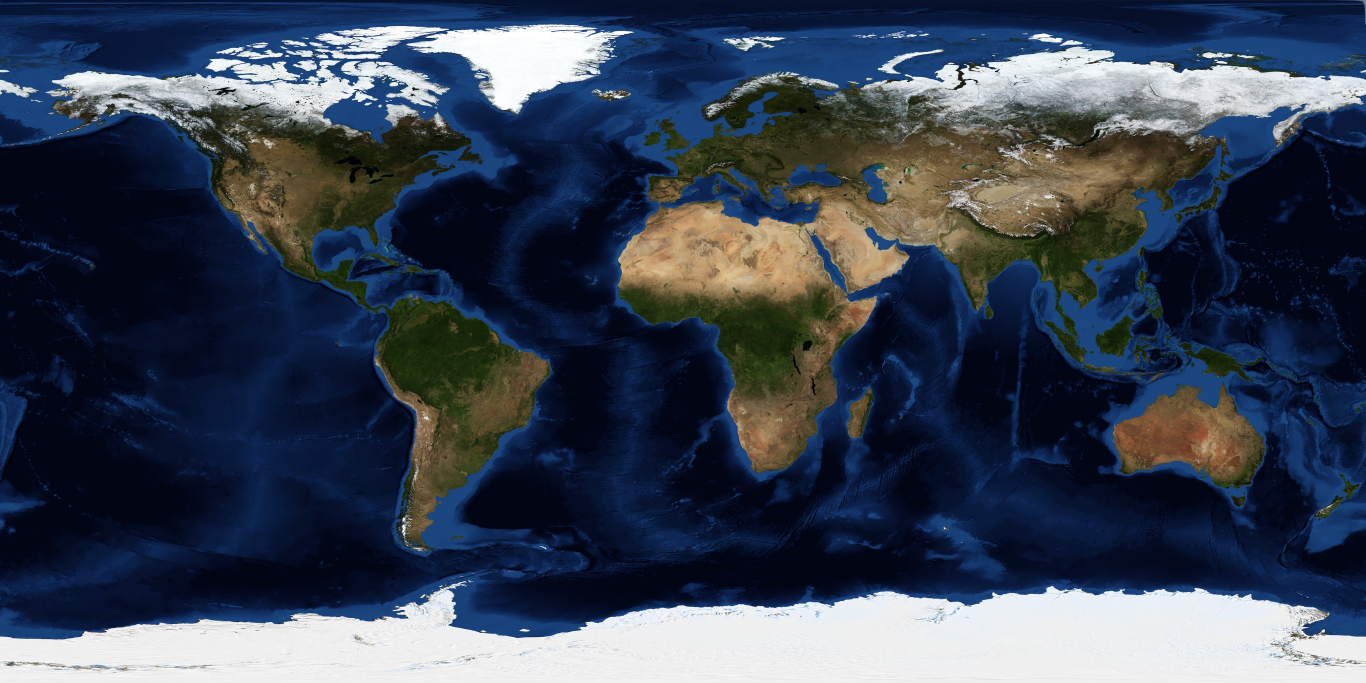
#> input picture data-raw/earth-blue-marble.jpg, 4096 x 2048 px (shown at 1/3 size)
$ python build-basemap.py
#> lines starting #> are read from the running program, lines starting #| are printed output that depends on the picture; after the words box and inside, x2 and y2 are one past the last pixel; in counts of white or black regions, pixels touching at a corner belong together
"""Builds public/img/basemap.jpg: NASA Blue Marble (public domain) colour, relief-shaded
from elevation, with a toned ocean. Run: python3 -I scripts/build-basemap.py"""
from PIL import Image, ImageEnhance
import numpy as np, os
ROOT = os.path.dirname(os.path.dirname(os.path.abspath(__file__)))
R = os.path.join(ROOT, 'data-raw') + '/'
W, H = 4096, 2048
col = np.asarray(Image.open(R+'earth-blue-marble.jpg').convert('RGB').resize((W, H), Image.LANCZOS)).astype(np.float32)/255
el = np.asarray(Image.open(R+'earth-topology.png').convert('L').resize((W, H), Image.BICUBIC)).astype(np.float32)
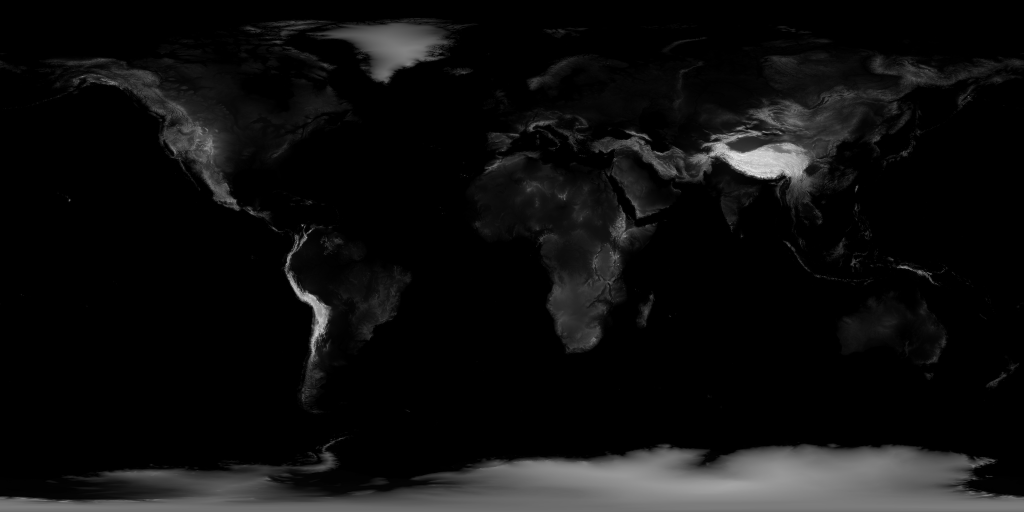
#> input picture data-raw/earth-topology.png, 2048 x 1024 px (shown at 1/2 size)
water = np.asarray(Image.open(R+'earth-water.png').convert('L').resize((W, H), Image.BILINEAR)).astype(np.float32)/255
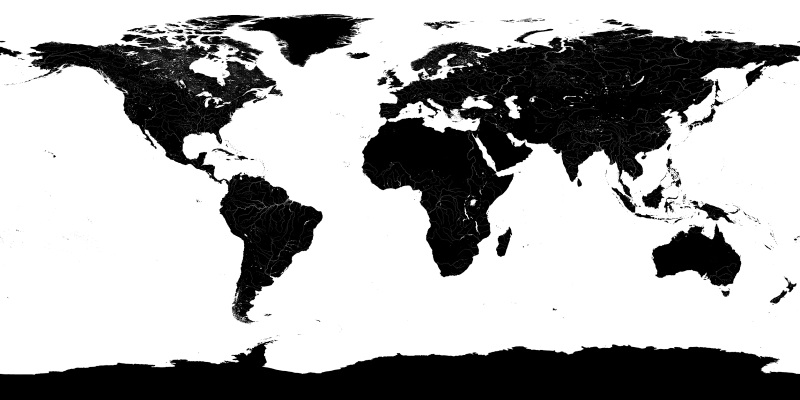
#> input picture data-raw/earth-water.png, 1600 x 800 px (shown at 1/2 size)
gy, gx = np.gradient(el)
az, alt, z = np.radians(315), np.radians(40), 3.2
slope = np.arctan(z*np.hypot(gx, gy)/8); aspect = np.arctan2(-gx, gy)
hs = np.sin(alt)*np.cos(slope)+np.cos(alt)*np.sin(slope)*np.cos(az-aspect)
hs = np.clip(hs, 0, 1); hs = (hs-hs.mean())+0.72
shade = np.clip(hs, 0.35, 1.25)[..., None]
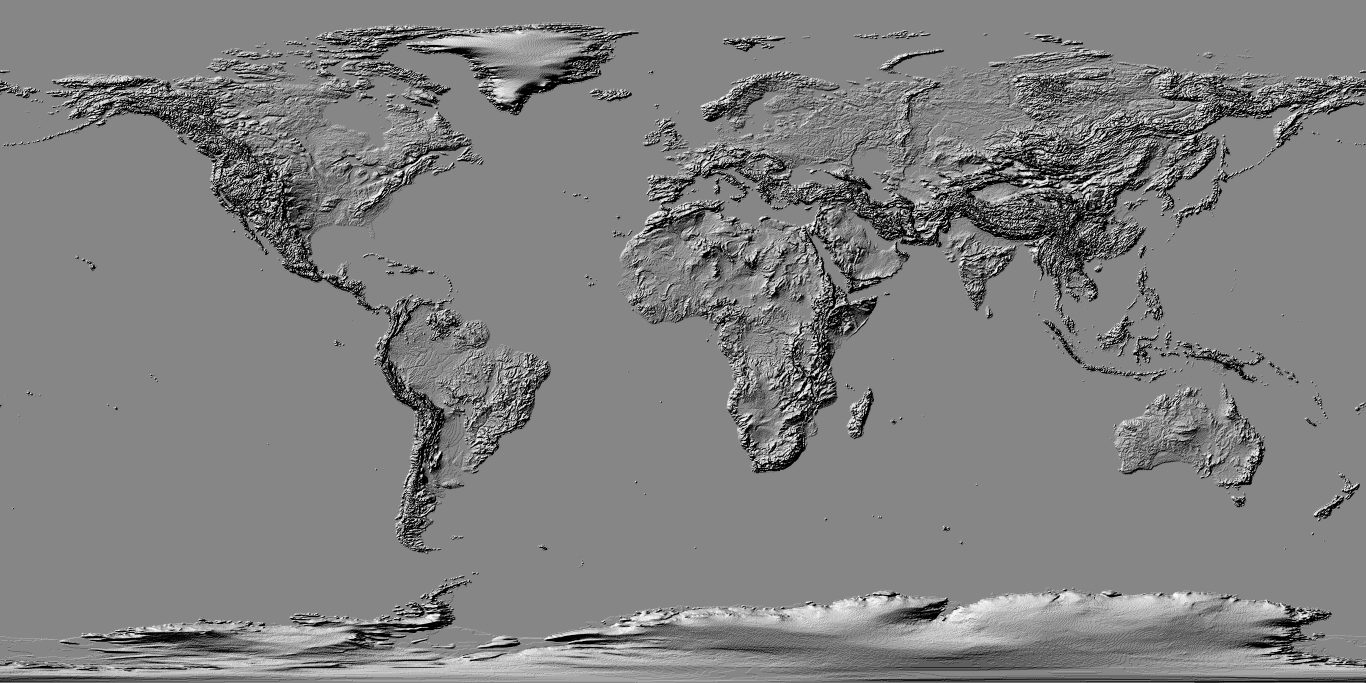
#> shade: shape (2048, 4096, 1) float32 (shown at 1/3 size); min 0.35, max 1.1, mean 0.73; drawn with min black and max white
land = (water < 0.5)[..., None]
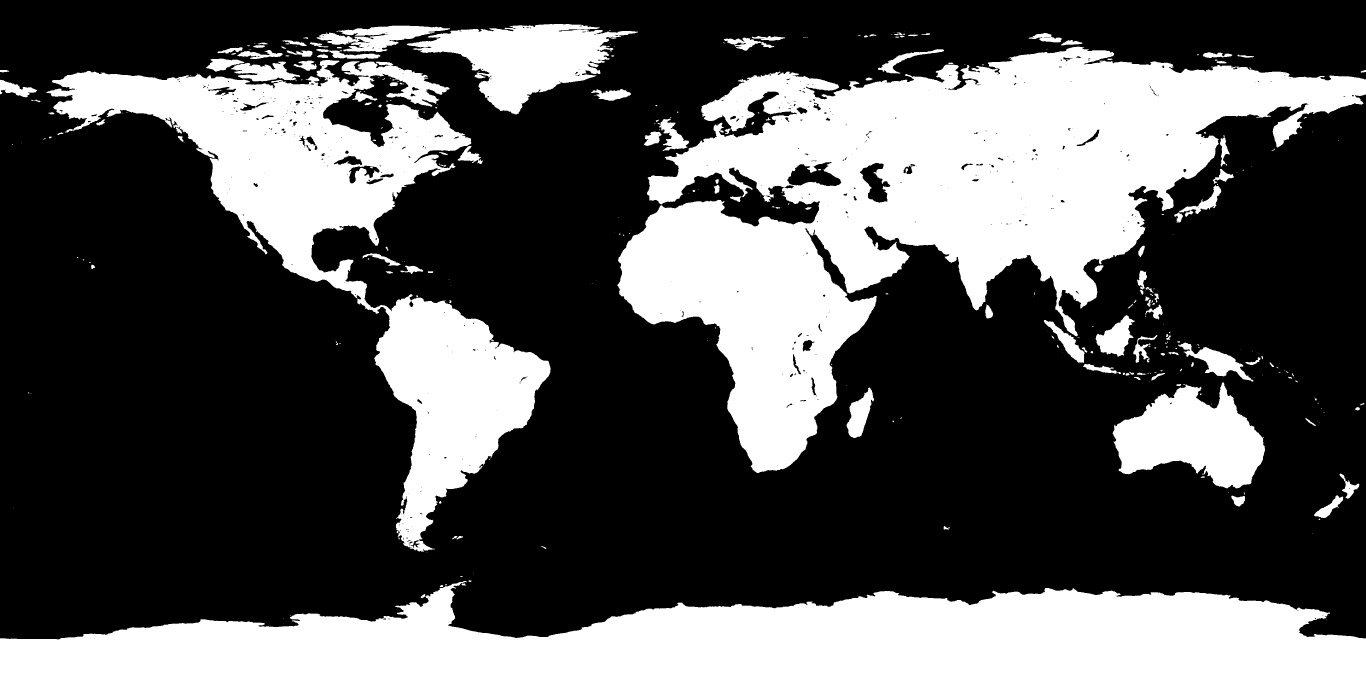
#> land: shape (2048, 4096, 1) bool (shown at 1/3 size); 33.7% white; 343 white regions (187 under 20 px), largest, box (x1, y1, x2, y2) and area: (1852, 140, 4096, 1419) 1137641, (0, 1743, 4096, 2048) 861169, (138, 180, 1652, 1655) 542318
lum = col.mean(axis=2, keepdims=True)
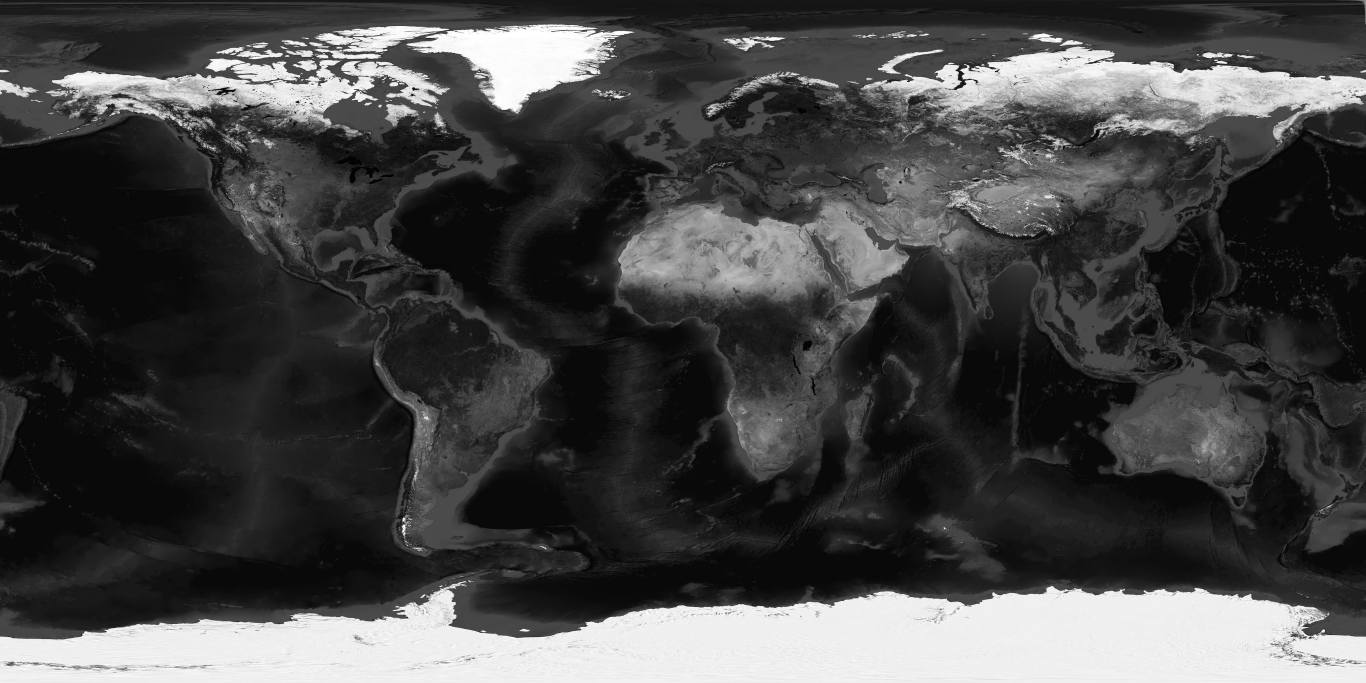
#> lum: shape (2048, 4096, 1) float32 (shown at 1/3 size); min 0, max 1, mean 0.275
ocean = np.clip(lum*np.array([0.35, 0.62, 0.95])*1.25+np.array([0.02, 0.05, 0.10]), 0, 1)
out = np.where(land, col*shade, ocean)
img = Image.fromarray((np.clip(out, 0, 1)*255).astype(np.uint8))
img = ImageEnhance.Contrast(img).enhance(1.06); img = ImageEnhance.Color(img).enhance(1.05)
y0 = int((90-84)/180*H); y1 = int((90+58)/180*H)
img = img.crop((0, y0, W, y1))
#> img: PIL image 4096x1615 RGB
img.save(os.path.join(ROOT, 'public/img/basemap.jpg'), quality=86, optimize=True, progressive=True)
img.resize((W//4, (y1-y0)//4), Image.LANCZOS).save(os.path.join(ROOT, 'public/img/basemap-small.jpg'), quality=80)
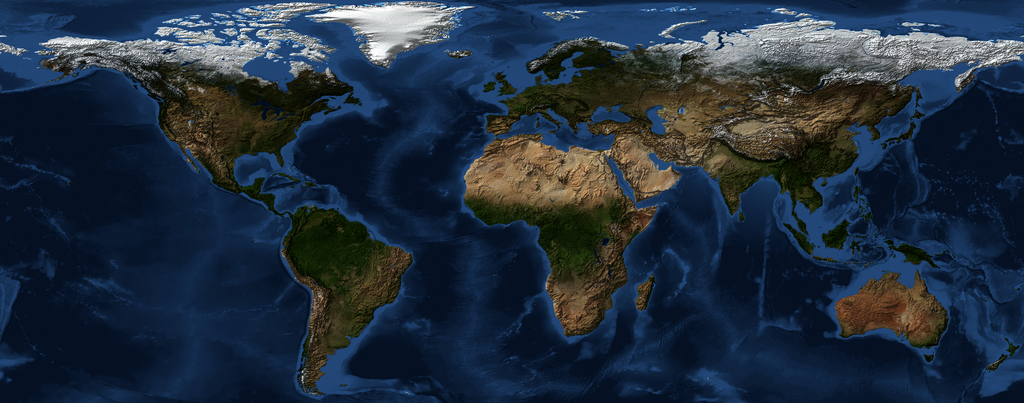
#> saved as basemap-small.jpg: PIL image 1024x403 RGB; mean R, G, B 33.2, 46.7, 62.3
